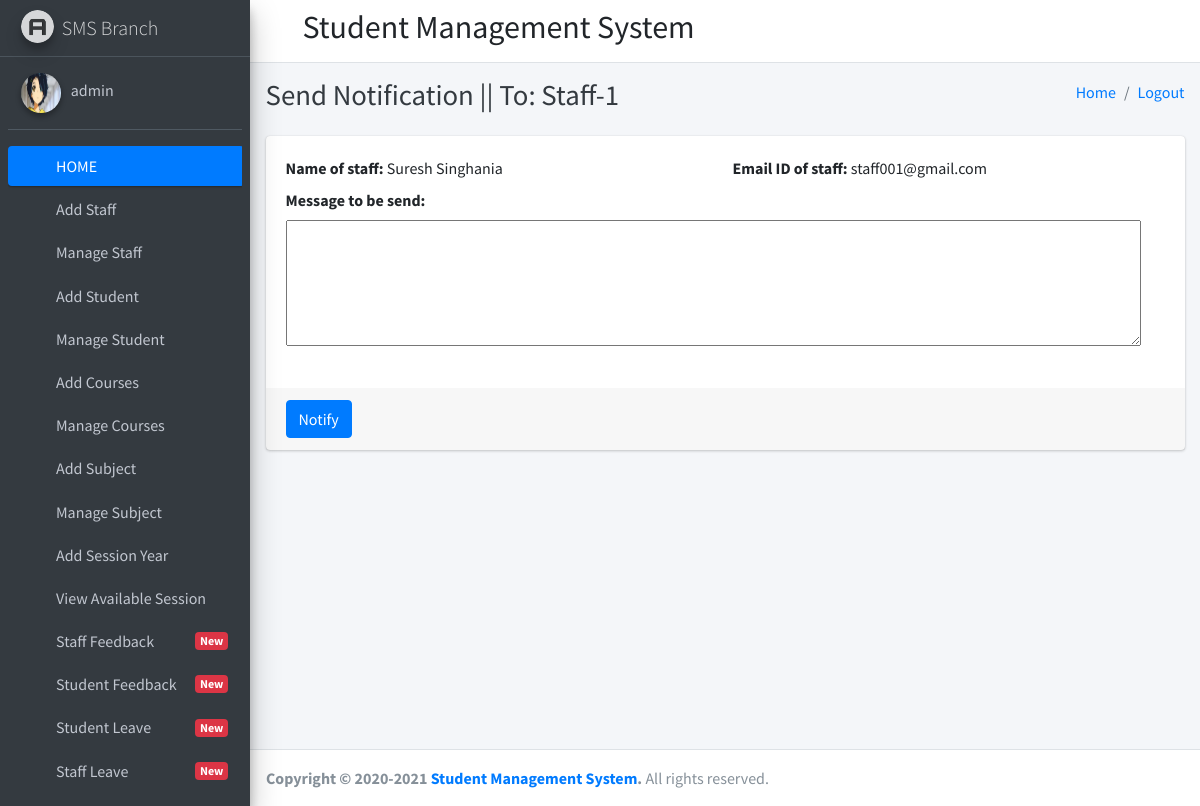
Page /notify_staff/3 (signed in) on the committed database.
### student_management_app/models.py (models this page shows)
class CustomUser(AbstractUser):
    user_type_data=((1,"HOD"),(2,"Staff"),(3,"Student"))
    user_type=models.CharField(default=1,choices=user_type_data,max_length=10)

class Staffs(models.Model):
    id=models.AutoField(primary_key=True)
    admin=models.OneToOneField(CustomUser,on_delete=models.CASCADE,default="")
    address=models.TextField()
    created_at=models.DateTimeField(auto_now_add=True)
    updated_at=models.DateTimeField(auto_now_add=True)
    objects=models.Manager()

### student_management_app/HodViews.py (the view)
# urls.py: path('notify_staff/<str:staff_id>', HodViews.notify_staff,name="notify_staff"),
def notify_staff(request,staff_id):
    staff=Staffs.objects.get(admin=staff_id)
    return render(request,'hod_templates/notify_staff.html',{'staff':staff})

### student_management_app/context_processors.py (called while the page is built)
def google_analytics(request: HttpRequest):
    return {
        'GA_KEY': settings.GOOGLE_ANALYTICS_KEY,
    }

### student_management_app/templates/hod_templates/notify_staff.html (shortened to what this page needs)
{% extends 'hod_templates/base_template.html' %}
{% block page_title %}
Send Notification || To: {{ staff.admin.username }}
{% endblock page_title %}
{% block main_content %}
    <section class="content">
      <div class="container-fluid">
          <div class="row">
              <div class="col-md-12">
            <div class="card card-primary">
              <form role="form" action="/send_staff_notification" method="post">
                <div class="card-body">
                  <div class="form-group">
                      <div class="row">
                          <div class="col-6">
                    <label>Name of staff:</label>
                    {{ staff.admin.first_name }} {{ staff.admin.last_name }}
                          </div>
                        <div class="col-6">
                    <label>Email ID of staff:</label>
                    {{ staff.admin.email }}
                        </div>
                      </div>
                  <div class="form-group">
                    <label>Message to be send:</label>
                      <textarea rows="5" cols="100" name="notice"></textarea>
                  </div>
                  </div>
                </div>
                <div class="card-footer">
                  <button type="submit" class="btn btn-primary">Notify</button>
                </div>
              </form>
            </div>
          </div>
          </div>
      </div>
    </section>
{% endblock main_content %}

### student_management_app/templates/hod_templates/sidebar_content.html (shortened to what this page needs)
{% load static %}
<aside class="main-sidebar sidebar-dark-primary elevation-4">
    <a href="index3.html" class="brand-link">
      <img src="{% static 'dist/img/AdminLTELogo.png' %}" alt="AdminLTE Logo" class="brand-image img-circle elevation-3"
           style="opacity: .8">
      <span class="brand-text font-weight-light">SMS Branch</span>
    </a>
    <div class="sidebar">
      <div class="user-panel mt-3 pb-3 mb-3 d-flex">
        <div class="image">
          <img src="{% static 'dist/img/aarti.jpg' %}" class="img-circle elevation-2" alt="User Image" style="height: 2.5rem;
    width: 2.5rem;
}">
        </div>
        <div class="info">
          <a href="/admin_profile" class="d-block">{{ user.username }}</a>
        </div>
      </div>
      <nav class="mt-2">
        <ul class="nav nav-pills nav-sidebar flex-column" data-widget="treeview" role="menu" data-accordion="false">
          <li class="nav-item has-treeview menu-open">
            <a href="http://127.0.0.1:8000/admin_home" class="nav-link active">
              <i class="nav-icon fas fa-tachometer-alt"></i>
              <p>
                HOME
              </p>
            </a>
          </li>
          <li class="nav-item">
            <a href="/add_staff" class="nav-link">
              <i class="nav-icon fas fa-th"></i>
              <p>
                Add Staff
              </p>
            </a>
          </li>
          <li class="nav-item">
            <a href="/manage_staff" class="nav-link">
              <i class="nav-icon fas fa-th"></i>
              <p>
                Manage Staff
              </p>
            </a>
          </li>
          <li class="nav-item">
            <a href="/add_student" class="nav-link">
              <i class="nav-icon fas fa-th"></i>
              <p>
                Add Student
              </p>
            </a>
          </li>
          <li class="nav-item">
            <a href="/manage_student" class="nav-link">
              <i class="nav-icon fas fa-th"></i>
              <p>
                Manage Student
              </p>
            </a>
          </li>
          <li class="nav-item">
            <a href="/add_course" class="nav-link">
              <i class="nav-icon fas fa-th"></i>
              <p>
                Add Courses
              </p>
            </a>
          </li>
          <li class="nav-item">
            <a href="/manage_course" class="nav-link">
              <i class="nav-icon fas fa-th"></i>
              <p>
                Manage Courses
              </p>
            </a>
          </li>
          <li class="nav-item">
            <a href="/add_subject" class="nav-link">
              <i class="nav-icon fas fa-th"></i>
              <p>
                Add Subject
              </p>
            </a>
          </li>
          <li class="nav-item">
            <a href="/manage_subject" class="nav-link">
              <i class="nav-icon fas fa-th"></i>
              <p>
                Manage Subject
              </p>
            </a>
          </li>
          <li class="nav-item">
            <a href="/add_session" class="nav-link">
              <i class="nav-icon fas fa-th"></i>
              <p>
                Add Session Year
              </p>
            </a>
          </li>
          <li class="nav-item">
            <a href="/manage_session" class="nav-link">
              <i class="nav-icon fas fa-th"></i>
              <p>
                View Available Session
              </p>
            </a>
          </li>
          <li class="nav-item">
            <a href="/staff_feedback_message" class="nav-link">
              <i class="nav-icon fas fa-th"></i>
              <p>
                Staff Feedback
                <span class="right badge badge-danger">New</span>
              </p>
            </a>
          </li>
          <li class="nav-item">
            <a href="/student_feedback_message" class="nav-link">
              <i class="nav-icon fas fa-th"></i>
              <p>
                Student Feedback
                <span class="right badge badge-danger">New</span>
              </p>
            </a>
          </li>
          <li class="nav-item">
            <a href="/student_leave_view" class="nav-link">
              <i class="nav-icon fas fa-th"></i>
              <p>
                Student Leave
                <span class="right badge badge-danger">New</span>
              </p>
            </a>
          </li>
          <li class="nav-item">
            <a href="/staff_leave_view" class="nav-link">
              <i class="nav-icon fas fa-th"></i>
              <p>
                Staff Leave
                <span class="right badge badge-danger">New</span>
              </p>
            </a>
          </li>
          <li class="nav-item">
            <a href="/admin_sendnotification_staff" class="nav-link">
            </a>
          </li>
        </ul>
      </nav>
    </div>
  </aside>

### rows in the picture
CustomUser: username "admin"
Staffs: admin.username "Staff-1", admin.first_name "Suresh", admin.last_name "Singhania", admin.email "staff001@gmail.com"
